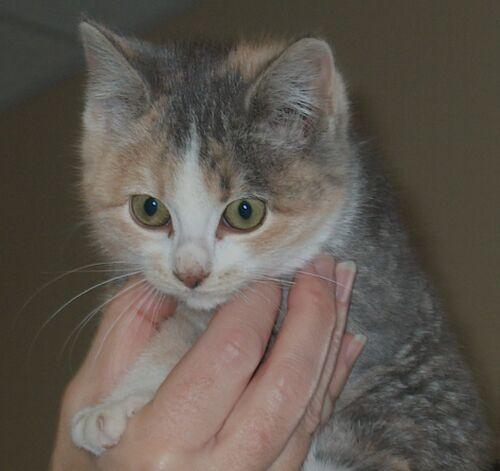
#> input picture CatsDogs/Cats/10002.jpg, 500 x 471 px; its folder holds 3 pictures in this run
$ jupyter execute --allow-errors my_nested_cv.ipynb   (shell and % lines are left out)
#> lines starting #> are read from the running program, lines starting #| are printed output that depends on the picture
[cell 1]
"""

from pydrive.auth import GoogleAuth
from google.colab import auth

# Authenticate and create the PyDrive client.
auth.authenticate_user()
"""

[cell 2]
import os
import pathlib
import json
import random
from types import SimpleNamespace
import numpy as np
from PIL import Image
import tensorflow as tf
from sklearn.model_selection import KFold

[cell 3]
"""
# Mount the remote storage with the dataset
from google.colab import drive
drive.mount('/content/drive')
os.system("unzip -q drive/MyDrive/msa/CatsDogs.zip")
"""

[cell 4]
# Define the directory of the dataset
data_dir = pathlib.Path('CatsDogs/')

# Remove corrupted files
os.system("rm CatsDogs/Cats/666.jpg CatsDogs/Dogs/11702.jpg CatsDogs/Dogs/11410.jpg")

# Collects the path of all the files within the dataset
data_paths = [str(path) for path in list(data_dir.glob("*/*.jpg"))]
print(f"Images in the dataset: {len(data_paths)}")

[cell 5]
# Convert non-jpeg images into jpeg files
formats = [(path, Image.open(path).format) for path in data_paths]
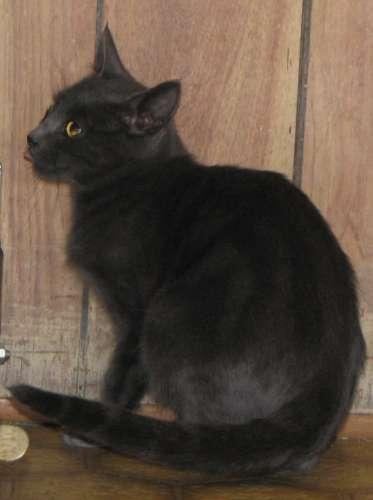
#> input picture CatsDogs/Cats/10014.jpg, 373 x 500 px
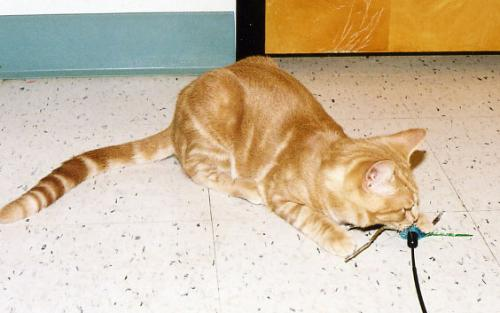
#> input picture CatsDogs/Cats/10193.jpg, 500 x 313 px
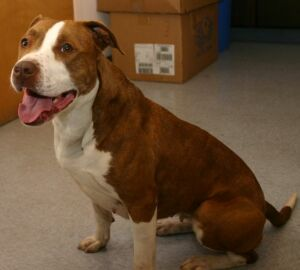
#> input picture CatsDogs/Dogs/10136.jpg, 300 x 270 px
#> formats = [('CatsDogs/Cats/10002.jpg', 'JPEG'), ('CatsDogs/Cats/10014.jpg', 'JPEG'), ('CatsDogs/Cats/10193.jpg', 'JPEG'), ('CatsDogs/Dogs/10136.jpg', 'JPEG')]
non_jpegs = list(filter(lambda x: x[1]!='JPEG', formats))
#> non_jpegs = []
for path, _ in non_jpegs:
    img = Image.open(path)
    img.convert('RGB').save(path, format='JPEG')
